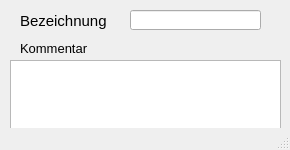
<?xml version="1.0" encoding="UTF-8"?>
<ui version="4.0">
 <class>MainWindow</class>
 <widget class="QMainWindow" name="MainWindow">
  <property name="geometry">
   <rect>
    <x>0</x>
    <y>0</y>
    <width>290</width>
    <height>150</height>
   </rect>
  </property>
  <property name="minimumSize">
   <size>
    <width>290</width>
    <height>150</height>
   </size>
  </property>
  <property name="font">
   <font>
    <family>Tahoma</family>
    <pointsize>10</pointsize>
   </font>
  </property>
  <property name="windowTitle">
   <string>Auslasstyp</string>
  </property>
  <property name="layoutDirection">
   <enum>Qt::LeftToRight</enum>
  </property>
  <widget class="QWidget" name="centralwidget">
   <widget class="QLabel" name="label_4">
    <property name="geometry">
     <rect>
      <x>20</x>
      <y>10</y>
      <width>121</width>
      <height>21</height>
     </rect>
    </property>
    <property name="font">
     <font>
      <family>Tahoma</family>
      <pointsize>11</pointsize>
     </font>
    </property>
    <property name="text">
     <string>Bezeichnung</string>
    </property>
    <property name="alignment">
     <set>Qt::AlignLeading|Qt::AlignLeft|Qt::AlignVCenter</set>
    </property>
   </widget>
   <widget class="QLineEdit" name="name">
    <property name="geometry">
     <rect>
      <x>130</x>
      <y>10</y>
      <width>131</width>
      <height>20</height>
     </rect>
    </property>
    <property name="toolTip">
     <string>&lt;html&gt;&lt;head/&gt;&lt;body&gt;&lt;p&gt;Eindeutige Bezeichnung&lt;/p&gt;&lt;/body&gt;&lt;/html&gt;</string>
    </property>
    <property name="statusTip">
     <string>Eindeutige Bezeichnung</string>
    </property>
    <property name="text">
     <string/>
    </property>
   </widget>
   <widget class="QTextEdit" name="kommentar">
    <property name="geometry">
     <rect>
      <x>10</x>
      <y>60</y>
      <width>271</width>
      <height>71</height>
     </rect>
    </property>
    <property name="minimumSize">
     <size>
      <width>0</width>
      <height>0</height>
     </size>
    </property>
    <property name="toolTip">
     <string>&lt;html&gt;&lt;head/&gt;&lt;body&gt;&lt;p&gt;Platz für zusätzliche Kommentare.&lt;/p&gt;&lt;/body&gt;&lt;/html&gt;</string>
    </property>
    <property name="statusTip">
     <string>Platz für zusätzliche Kommentare.</string>
    </property>
   </widget>
   <widget class="QLabel" name="label_15">
    <property name="geometry">
     <rect>
      <x>20</x>
      <y>40</y>
      <width>81</width>
      <height>16</height>
     </rect>
    </property>
    <property name="text">
     <string>Kommentar</string>
    </property>
   </widget>
  </widget>
  <widget class="QStatusBar" name="statusbar"/>
 </widget>
 <tabstops>
  <tabstop>name</tabstop>
 </tabstops>
 <resources/>
 <connections/>
</ui>
